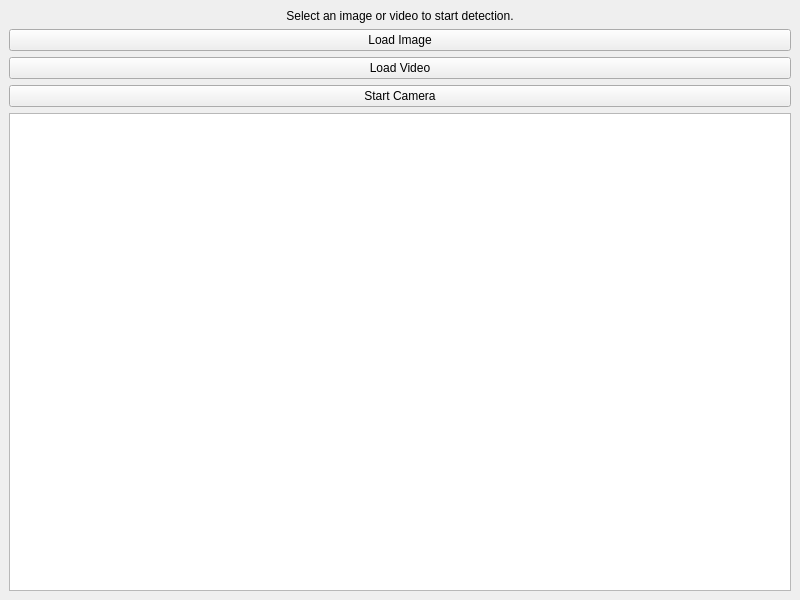
<ui version="4.0">
 <class>MainWindow</class>
 <widget class="QMainWindow" name="MainWindow">
  <property name="geometry">
   <rect>
    <x>0</x>
    <y>0</y>
    <width>800</width>
    <height>600</height>
   </rect>
  </property>
  <property name="windowTitle">
   <string>基于深度学习的课堂行为检测系统</string>
  </property>
  <widget class="QWidget" name="centralWidget">
   <layout class="QVBoxLayout" name="verticalLayout">
    <item>
     <widget class="QLabel" name="imageLabel">
      <property name="text">
       <string>Select an image or video to start detection.</string>
      </property>
      <property name="alignment">
       <set>Qt::AlignCenter</set>
      </property>
     </widget>
    </item>
    <item>
     <widget class="QPushButton" name="loadImageButton">
      <property name="text">
       <string>Load Image</string>
      </property>
     </widget>
    </item>
    <item>
     <widget class="QPushButton" name="loadVideoButton">
      <property name="text">
       <string>Load Video</string>
      </property>
     </widget>
    </item>
    <item>
     <widget class="QPushButton" name="startCameraButton">
      <property name="text">
       <string>Start Camera</string>
      </property>
     </widget>
    </item>
    <item>
     <widget class="QTextEdit" name="resultText">
      <property name="readOnly">
       <bool>true</bool>
      </property>
     </widget>
    </item>
   </layout>
  </widget>
 </widget>
 <resources/>
 <connections/>
</ui>
